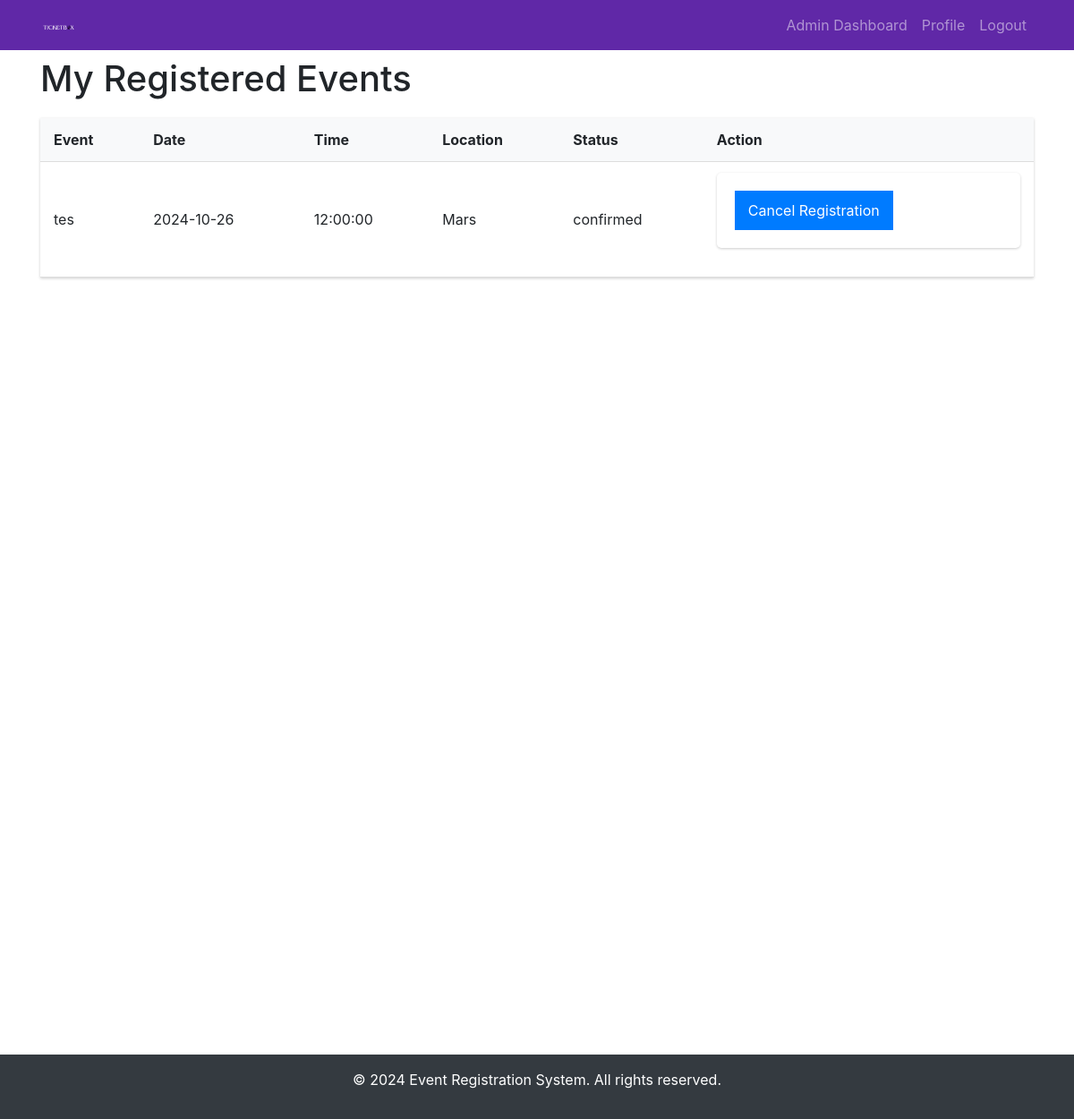
The app's page /lec/user/my-events.php (signed in), older data.
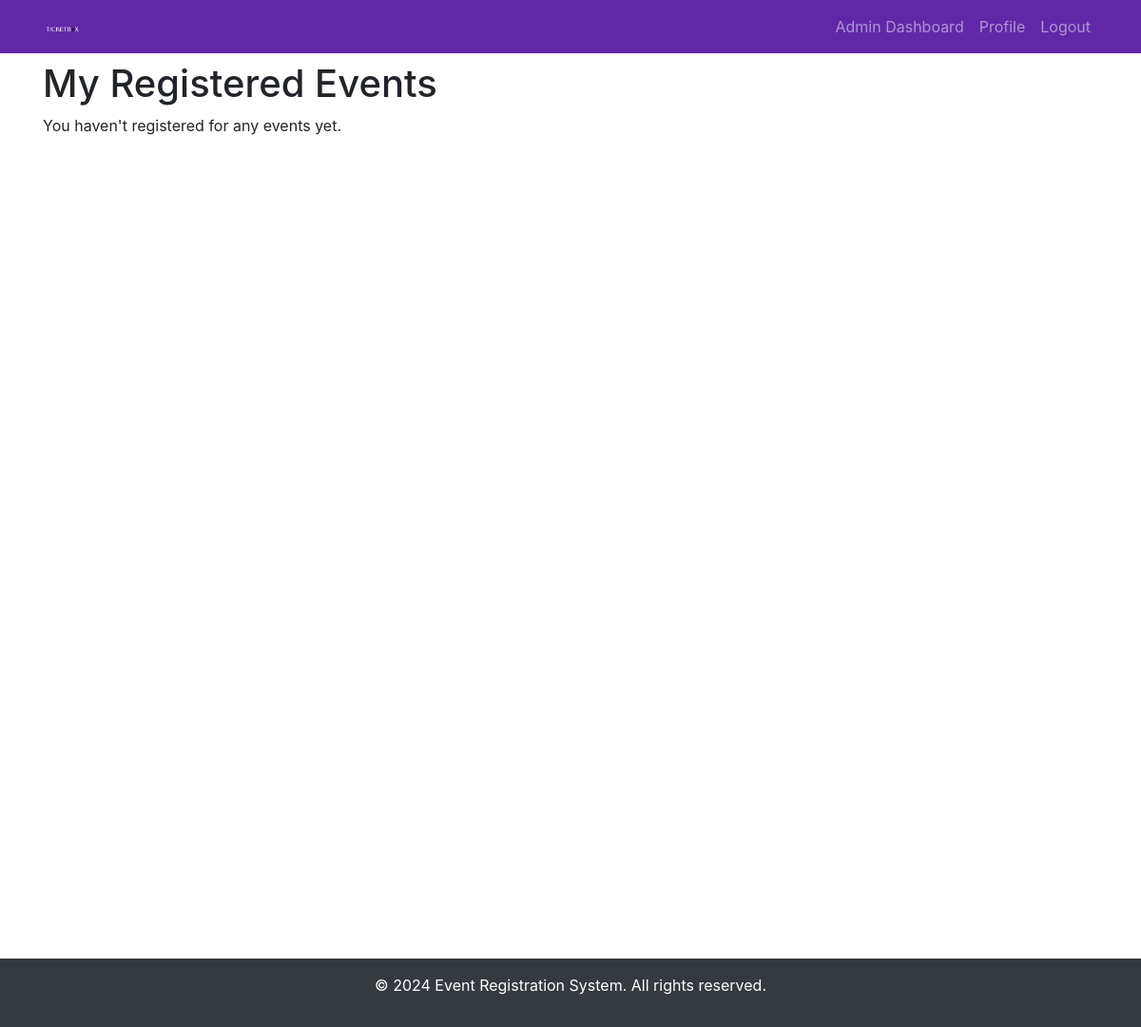
The same page, newer data.
### tables this page shows
CREATE TABLE `event_registrations` (
  `id` int(11) NOT NULL,
  `event_id` int(11) NOT NULL,
  `user_id` int(11) NOT NULL,
  `registration_date` timestamp NOT NULL DEFAULT current_timestamp(),
  `status` varchar(10) DEFAULT 'Accepted'
);

CREATE TABLE `events` (
  `id` int(11) NOT NULL,
  `name` varchar(200) NOT NULL,
  `description` text DEFAULT NULL,
  `date` date NOT NULL,
  `time` time NOT NULL,
  `location` varchar(200) NOT NULL,
  `max_participants` int(11) NOT NULL,
  `current_participants` int(11) DEFAULT 0,
  `status` enum('open','closed','canceled') DEFAULT 'open',
  `image_path` varchar(255) DEFAULT NULL,
  `banner_path` varchar(255) DEFAULT NULL,
  `created_at` timestamp NOT NULL DEFAULT current_timestamp(),
  `updated_at` timestamp NOT NULL DEFAULT current_timestamp() ON UPDATE current_timestamp(),
  `image` varchar(255) DEFAULT NULL
);

### lec/user/my-events.php (the view, shortened to what this page needs)
<?php
include '../includes/header.php';
$database = new Database();
$db = $database->getConnection();
$query = "SELECT e.*, r.status
          FROM events e
          JOIN event_registrations r ON e.id = r.event_id
          WHERE r.user_id = :user_id
          ORDER BY e.date ASC";
$stmt = $db->prepare($query);
$stmt->execute([':user_id' => $_SESSION['user_id']]);
$registered_events = $stmt->fetchAll(PDO::FETCH_ASSOC);
?>
<!DOCTYPE html>
<html>
<head>
    <link rel="stylesheet" href="../assets/css/style.css">
    <link rel="stylesheet" href="https://maxcdn.bootstrapcdn.com/bootstrap/4.5.2/css/bootstrap.min.css">
</head>
<body>
    <div class="container">
        <div class="grid">
            <div><h1>My Registered Events</h1>
                <?php if (empty($registered_events)): ?>
                    <p>You haven't registered for any events yet.</p>
            </div>
                <?php else: ?>
            <div>
            <table>
                <tr>
                    <th>Event</th>
                    <th>Date</th>
                    <th>Time</th>
                    <th>Location</th>
                    <th>Status</th>
                    <th>Action</th>
                </tr>
                <?php foreach ($registered_events as $event): ?>
                <tr>
                    <td><?= htmlspecialchars($event['name']) ?></td>
                    <td><?= $event['date'] ?></td>
                    <td><?= $event['time'] ?></td>
                    <td><?= htmlspecialchars($event['location']) ?></td>
                    <td><?= $event['status'] ?></td>
                    <td>
                        <?php if ($event['status'] != 'cancelled'): ?>
                            <form method="POST" action="cancel-registration.php">
                                <button type="submit" class="btn-cancel">Cancel Registration</button>
                            </form>
                        <?php endif; ?>
                    </td>
                </tr>
                <?php endforeach; ?>
            </table>
            </div>
        <?php endif; ?>
        </div>
    </div>
</body>
<?php include '../includes/footer.php'; ?>
</html>

Row changes from the older to the newer data that the page shows:
removed event_registrations: event.name "tes", event.date "2024-10-26", event.time "12:00:00", event.location "Mars", status "confirmed"
Text that changed along with them:
text no longer shown: "Event Date Time Location Status Action"
text now shown: "You haven't registered for any events yet."
